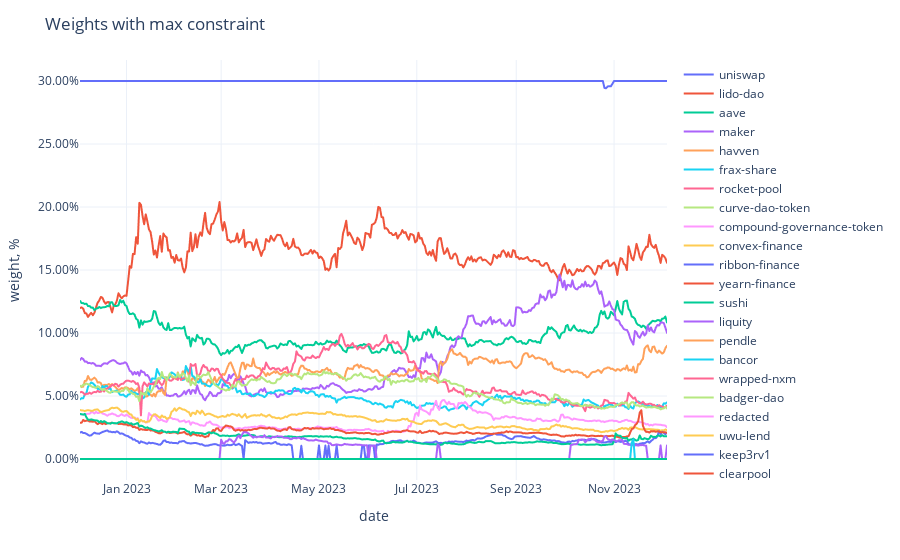

Notebook cell for this chart:
### Code cell
fig = px.line(adjusted_weights,
              labels={'value': 'weight, %', 'variable': ''})
fig.update_traces(
    hovertemplate="%{y}"
)
fig.update_yaxes(
    tickformat=".2%",
)
fig.update_xaxes(
    showspikes=True,
    spikethickness=2,
    spikedash="dot",
    spikecolor="#999999",
    spikemode="across",
)
fig.update_layout(
    hovermode="x",
    hoverdistance=100,  ## Distance to show hover label of data point
    spikedistance=1000,  ## Distance to show spike
    template='plotly_white',
    title='Weights with max constraint'
)

### Figure 1 — Plotly figure (JSON) as saved in the notebook; plotly's stock layout.template omitted (floating-point values rounded to 4 significant figures; data arrays with more than 128 entries replaced by an {"elided": "..."} marker saying what was removed)
{"data": [{"hovertemplate": "%{y}", "legendgroup": "uniswap", "line": {"color": "#636efa", "dash": "solid"}, "marker": {"symbol": "circle"}, "mode": "lines", "name": "uniswap", "showlegend": true, "type": "scattergl", "x": {"elided": "365 str values"}, "xaxis": "x", "y": {"elided": "365 float values"}, "yaxis": "y"}, {"hovertemplate": "%{y}", "legendgroup": "lido-dao", "line": {"color": "#EF553B", "dash": "solid"}, "marker": {"symbol": "circle"}, "mode": "lines", "name": "lido-dao", "showlegend": true, "type": "scattergl", "x": {"elided": "365 str values"}, "xaxis": "x", "y": {"elided": "365 float values"}, "yaxis": "y"}, {"hovertemplate": "%{y}", "legendgroup": "aave", "line": {"color": "#00cc96", "dash": "solid"}, "marker": {"symbol": "circle"}, "mode": "lines", "name": "aave", "showlegend": true, "type": "scattergl", "x": {"elided": "365 str values"}, "xaxis": "x", "y": {"elided": "365 float values"}, "yaxis": "y"}, {"hovertemplate": "%{y}", "legendgroup": "maker", "line": {"color": "#ab63fa", "dash": "solid"}, "marker": {"symbol": "circle"}, "mode": "lines", "name": "maker", "showlegend": true, "type": "scattergl", "x": {"elided": "365 str values"}, "xaxis": "x", "y": {"elided": "365 float values"}, "yaxis": "y"}, {"hovertemplate": "%{y}", "legendgroup": "havven", "line": {"color": "#FFA15A", "dash": "solid"}, "marker": {"symbol": "circle"}, "mode": "lines", "name": "havven", "showlegend": true, "type": "scattergl", "x": {"elided": "365 str values"}, "xaxis": "x", "y": {"elided": "365 float values"}, "yaxis": "y"}, {"hovertemplate": "%{y}", "legendgroup": "frax-share", "line": {"color": "#19d3f3", "dash": "solid"}, "marker": {"symbol": "circle"}, "mode": "lines", "name": "frax-share", "showlegend": true, "type": "scattergl", "x": {"elided": "365 str values"}, "xaxis": "x", "y": {"elided": "365 float values"}, "yaxis": "y"}, {"hovertemplate": "%{y}", "legendgroup": "rocket-pool", "line": {"color": "#FF6692", "dash": "solid"}, "marker": {"symbol": "circle"}, "mode": "lines", "name": "rocket-pool", "showlegend": true, "type": "scattergl", "x": {"elided": "365 str values"}, "xaxis": "x", "y": {"elided": "365 float values"}, "yaxis": "y"}, {"hovertemplate": "%{y}", "legendgroup": "curve-dao-token", "line": {"color": "#B6E880", "dash": "solid"}, "marker": {"symbol": "circle"}, "mode": "lines", "name": "curve-dao-token", "showlegend": true, "type": "scattergl", "x": {"elided": "365 str values"}, "xaxis": "x", "y": {"elided": "365 float values"}, "yaxis": "y"}, {"hovertemplate": "%{y}", "legendgroup": "compound-governance-token", "line": {"color": "#FF97FF", "dash": "solid"}, "marker": {"symbol": "circle"}, "mode": "lines", "name": "compound-governance-token", "showlegend": true, "type": "scattergl", "x": {"elided": "365 str values"}, "xaxis": "x", "y": {"elided": "365 float values"}, "yaxis": "y"}, {"hovertemplate": "%{y}", "legendgroup": "convex-finance", "line": {"color": "#FECB52", "dash": "solid"}, "marker": {"symbol": "circle"}, "mode": "lines", "name": "convex-finance", "showlegend": true, "type": "scattergl", "x": {"elided": "365 str values"}, "xaxis": "x", "y": {"elided": "365 float values"}, "yaxis": "y"}, {"hovertemplate": "%{y}", "legendgroup": "ribbon-finance", "line": {"color": "#636efa", "dash": "solid"}, "marker": {"symbol": "circle"}, "mode": "lines", "name": "ribbon-finance", "showlegend": true, "type": "scattergl", "x": {"elided": "365 str values"}, "xaxis": "x", "y": {"elided": "365 float values"}, "yaxis": "y"}, {"hovertemplate": "%{y}", "legendgroup": "yearn-finance", "line": {"color": "#EF553B", "dash": "solid"}, "marker": {"symbol": "circle"}, "mode": "lines", "name": "yearn-finance", "showlegend": true, "type": "scattergl", "x": {"elided": "365 str values"}, "xaxis": "x", "y": {"elided": "365 float values"}, "yaxis": "y"}, {"hovertemplate": "%{y}", "legendgroup": "sushi", "line": {"color": "#00cc96", "dash": "solid"}, "marker": {"symbol": "circle"}, "mode": "lines", "name": "sushi", "showlegend": true, "type": "scattergl", "x": {"elided": "365 str values"}, "xaxis": "x", "y": {"elided": "365 float values"}, "yaxis": "y"}, {"hovertemplate": "%{y}", "legendgroup": "liquity", "line": {"color": "#ab63fa", "dash": "solid"}, "marker": {"symbol": "circle"}, "mode": "lines", "name": "liquity", "showlegend": true, "type": "scattergl", "x": {"elided": "365 str values"}, "xaxis": "x", "y": {"elided": "365 float values"}, "yaxis": "y"}, {"hovertemplate": "%{y}", "legendgroup": "pendle", "line": {"color": "#FFA15A", "dash": "solid"}, "marker": {"symbol": "circle"}, "mode": "lines", "name": "pendle", "showlegend": true, "type": "scattergl", "x": {"elided": "365 str values"}, "xaxis": "x", "y": {"elided": "365 int values"}, "yaxis": "y"}, {"hovertemplate": "%{y}", "legendgroup": "bancor", "line": {"color": "#19d3f3", "dash": "solid"}, "marker": {"symbol": "circle"}, "mode": "lines", "name": "bancor", "showlegend": true, "type": "scattergl", "x": {"elided": "365 str values"}, "xaxis": "x", "y": {"elided": "365 float values"}, "yaxis": "y"}, {"hovertemplate": "%{y}", "legendgroup": "wrapped-nxm", "line": {"color": "#FF6692", "dash": "solid"}, "marker": {"symbol": "circle"}, "mode": "lines", "name": "wrapped-nxm", "showlegend": true, "type": "scattergl", "x": {"elided": "365 str values"}, "xaxis": "x", "y": {"elided": "365 int values"}, "yaxis": "y"}, {"hovertemplate": "%{y}", "legendgroup": "badger-dao", "line": {"color": "#B6E880", "dash": "solid"}, "marker": {"symbol": "circle"}, "mode": "lines", "name": "badger-dao", "showlegend": true, "type": "scattergl", "x": {"elided": "365 str values"}, "xaxis": "x", "y": {"elided": "365 int values"}, "yaxis": "y"}, {"hovertemplate": "%{y}", "legendgroup": "redacted", "line": {"color": "#FF97FF", "dash": "solid"}, "marker": {"symbol": "circle"}, "mode": "lines", "name": "redacted", "showlegend": true, "type": "scattergl", "x": {"elided": "365 str values"}, "xaxis": "x", "y": {"elided": "365 int values"}, "yaxis": "y"}, {"hovertemplate": "%{y}", "legendgroup": "uwu-lend", "line": {"color": "#FECB52", "dash": "solid"}, "marker": {"symbol": "circle"}, "mode": "lines", "name": "uwu-lend", "showlegend": true, "type": "scattergl", "x": {"elided": "365 str values"}, "xaxis": "x", "y": {"elided": "365 int values"}, "yaxis": "y"}, {"hovertemplate": "%{y}", "legendgroup": "keep3rv1", "line": {"color": "#636efa", "dash": "solid"}, "marker": {"symbol": "circle"}, "mode": "lines", "name": "keep3rv1", "showlegend": true, "type": "scattergl", "x": {"elided": "365 str values"}, "xaxis": "x", "y": {"elided": "365 int values"}, "yaxis": "y"}, {"hovertemplate": "%{y}", "legendgroup": "clearpool", "line": {"color": "#EF553B", "dash": "solid"}, "marker": {"symbol": "circle"}, "mode": "lines", "name": "clearpool", "showlegend": true, "type": "scattergl", "x": {"elided": "365 str values"}, "xaxis": "x", "y": {"elided": "365 int values"}, "yaxis": "y"}, {"hovertemplate": "%{y}", "legendgroup": "jpeg-d", "line": {"color": "#00cc96", "dash": "solid"}, "marker": {"symbol": "circle"}, "mode": "lines", "name": "jpeg-d", "showlegend": true, "type": "scattergl", "x": {"elided": "365 str values"}, "xaxis": "x", "y": {"elided": "365 int values"}, "yaxis": "y"}], "layout": {"hoverdistance": 100, "hovermode": "x", "legend": {"title": {"text": ""}, "tracegroupgap": 0}, "margin": {"t": 60}, "spikedistance": 1000, "title": {"text": "Weights with max constraint"}, "xaxis": {"anchor": "y", "domain": [0, 1], "showspikes": true, "spikecolor": "#999999", "spikedash": "dot", "spikemode": "across", "spikethickness": 2, "title": {"text": "date"}}, "yaxis": {"anchor": "x", "domain": [0, 1], "tickformat": ".2%", "title": {"text": "weight, %"}}}}
